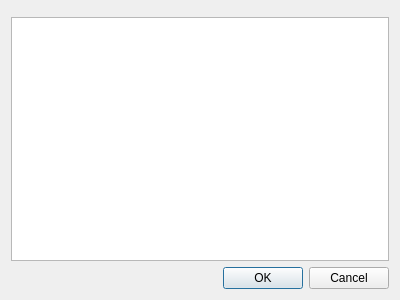
<?xml version="1.0" encoding="UTF-8"?>
<ui version="4.0">
 <class>SessionDialog</class>
 <widget class="QDialog" name="SessionDialog">
  <property name="geometry">
   <rect>
    <x>0</x>
    <y>0</y>
    <width>400</width>
    <height>300</height>
   </rect>
  </property>
  <property name="windowTitle">
   <string>Dialog</string>
  </property>
  <layout class="QVBoxLayout" name="verticalLayout">
   <item>
    <widget class="KMessageWidget" name="m_msgWidget"/>
   </item>
   <item>
    <widget class="QTableView" name="m_sessionView">
     <property name="selectionMode">
      <enum>QAbstractItemView::SingleSelection</enum>
     </property>
     <property name="selectionBehavior">
      <enum>QAbstractItemView::SelectRows</enum>
     </property>
     <property name="gridStyle">
      <enum>Qt::DotLine</enum>
     </property>
     <property name="sortingEnabled">
      <bool>true</bool>
     </property>
     <attribute name="horizontalHeaderStretchLastSection">
      <bool>true</bool>
     </attribute>
     <attribute name="verticalHeaderVisible">
      <bool>false</bool>
     </attribute>
    </widget>
   </item>
   <item>
    <widget class="QDialogButtonBox" name="m_buttonBox">
     <property name="orientation">
      <enum>Qt::Horizontal</enum>
     </property>
     <property name="standardButtons">
      <set>QDialogButtonBox::Cancel|QDialogButtonBox::Ok</set>
     </property>
    </widget>
   </item>
  </layout>
 </widget>
 <customwidgets>
  <customwidget>
   <class>KMessageWidget</class>
   <extends>QFrame</extends>
   <header>kmessagewidget.h</header>
  </customwidget>
 </customwidgets>
 <resources/>
 <connections>
  <connection>
   <sender>m_buttonBox</sender>
   <signal>accepted()</signal>
   <receiver>SessionDialog</receiver>
   <slot>accept()</slot>
   <hints>
    <hint type="sourcelabel">
     <x>248</x>
     <y>254</y>
    </hint>
    <hint type="destinationlabel">
     <x>157</x>
     <y>274</y>
    </hint>
   </hints>
  </connection>
  <connection>
   <sender>m_buttonBox</sender>
   <signal>rejected()</signal>
   <receiver>SessionDialog</receiver>
   <slot>reject()</slot>
   <hints>
    <hint type="sourcelabel">
     <x>316</x>
     <y>260</y>
    </hint>
    <hint type="destinationlabel">
     <x>286</x>
     <y>274</y>
    </hint>
   </hints>
  </connection>
 </connections>
</ui>
